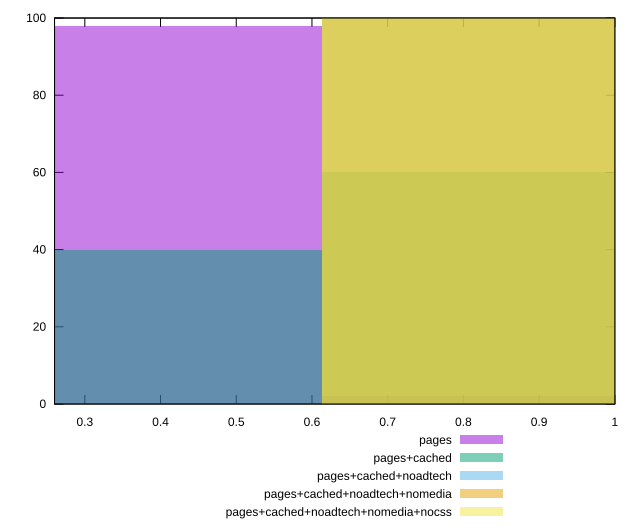

Write the gnuplot code that produced this figure.
reset

$pages <<EOF
0.4092583452763942 98
0.8185166905527884 2
EOF

$pagesCached <<EOF
0.4092583452763942 40
0.8185166905527884 60
EOF

$pagesCachedNoadtech <<EOF
0.8185166905527884 100
EOF

$pagesCachedNoadtechNomedia <<EOF
0.8185166905527884 100
EOF

$pagesCachedNoadtechNomediaNocss <<EOF
0.8185166905527884 100
EOF

set key outside below
set boxwidth 0.4092583452763942
set xrange [0.26:1]
set yrange [0:100]
set trange [0:100]
set style fill transparent solid 0.5 noborder
set terminal svg size 640, 530 enhanced background rgb 'white'
set output "report_00025_2021-02-22T21:38:55.199Z/mainthread-work-breakdown/comparison/histogram/all_score.svg"

plot $pages title "pages" with boxes, \
     $pagesCached title "pages+cached" with boxes, \
     $pagesCachedNoadtech title "pages+cached+noadtech" with boxes, \
     $pagesCachedNoadtechNomedia title "pages+cached+noadtech+nomedia" with boxes, \
     $pagesCachedNoadtechNomediaNocss title "pages+cached+noadtech+nomedia+nocss" with boxes

reset
